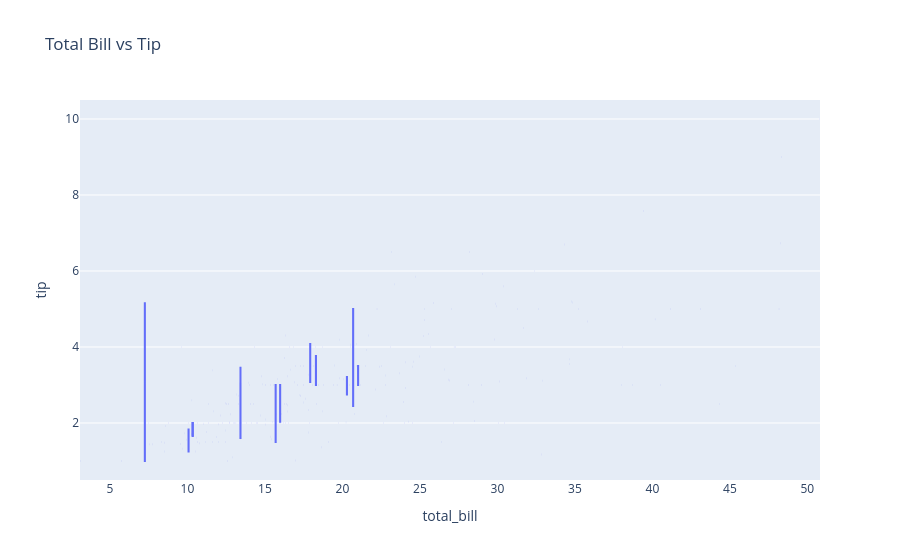

Notebook code for this chart:
### Code cell
fig1 = px.box(tips, x='total_bill', y='tip', title='Total Bill vs Tip')
fig1.show()

### Figure 1 — Plotly figure (JSON) as saved in the notebook; plotly's stock layout.template omitted (floating-point values rounded to 4 significant figures; data arrays with more than 128 entries replaced by an {"elided": "..."} marker saying what was removed)
{"data": [{"alignmentgroup": "True", "hovertemplate": "total_bill=%{x}<br>tip=%{y}<extra></extra>", "legendgroup": "", "marker": {"color": "#636efa"}, "name": "", "notched": false, "offsetgroup": "", "orientation": "v", "showlegend": false, "x": {"elided": "244 float values"}, "x0": " ", "xaxis": "x", "y": {"elided": "244 float values"}, "y0": " ", "yaxis": "y", "type": "box"}], "layout": {"xaxis": {"anchor": "y", "domain": [0, 1], "title": {"text": "total_bill"}}, "yaxis": {"anchor": "x", "domain": [0, 1], "title": {"text": "tip"}}, "legend": {"tracegroupgap": 0}, "title": {"text": "Total Bill vs Tip"}, "boxmode": "group"}}
